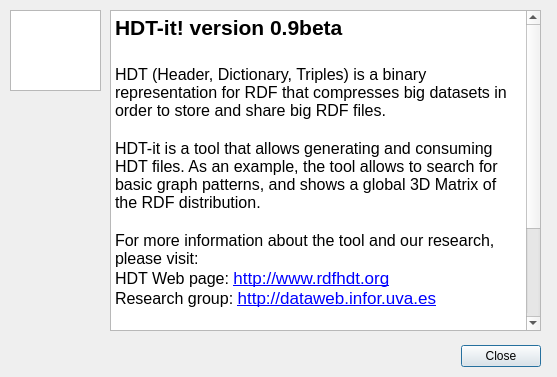
<?xml version="1.0" encoding="UTF-8"?>
<ui version="4.0">
 <class>Abouthdt</class>
 <widget class="QDialog" name="Abouthdt">
  <property name="geometry">
   <rect>
    <x>0</x>
    <y>0</y>
    <width>557</width>
    <height>377</height>
   </rect>
  </property>
  <property name="sizePolicy">
   <sizepolicy hsizetype="Preferred" vsizetype="Preferred">
    <horstretch>0</horstretch>
    <verstretch>0</verstretch>
   </sizepolicy>
  </property>
  <property name="minimumSize">
   <size>
    <width>557</width>
    <height>377</height>
   </size>
  </property>
  <property name="maximumSize">
   <size>
    <width>557</width>
    <height>377</height>
   </size>
  </property>
  <property name="windowTitle">
   <string>About HDT-it!</string>
  </property>
  <widget class="QDialogButtonBox" name="buttonBox">
   <property name="geometry">
    <rect>
     <x>200</x>
     <y>340</y>
     <width>341</width>
     <height>32</height>
    </rect>
   </property>
   <property name="orientation">
    <enum>Qt::Horizontal</enum>
   </property>
   <property name="standardButtons">
    <set>QDialogButtonBox::Close</set>
   </property>
   <property name="centerButtons">
    <bool>false</bool>
   </property>
  </widget>
  <widget class="QGraphicsView" name="graphicsView">
   <property name="geometry">
    <rect>
     <x>10</x>
     <y>10</y>
     <width>91</width>
     <height>81</height>
    </rect>
   </property>
   <property name="sizePolicy">
    <sizepolicy hsizetype="Fixed" vsizetype="Fixed">
     <horstretch>0</horstretch>
     <verstretch>0</verstretch>
    </sizepolicy>
   </property>
   <property name="minimumSize">
    <size>
     <width>91</width>
     <height>81</height>
    </size>
   </property>
   <property name="maximumSize">
    <size>
     <width>91</width>
     <height>81</height>
    </size>
   </property>
   <property name="styleSheet">
    <string notr="true">border-image: url(:/images/logo-hdt.png);
</string>
   </property>
  </widget>
  <widget class="QTextBrowser" name="textBrowser">
   <property name="geometry">
    <rect>
     <x>110</x>
     <y>10</y>
     <width>431</width>
     <height>321</height>
    </rect>
   </property>
   <property name="font">
    <font>
     <pointsize>12</pointsize>
    </font>
   </property>
   <property name="html">
    <string>&lt;!DOCTYPE HTML PUBLIC &quot;-//W3C//DTD HTML 4.0//EN&quot; &quot;http://www.w3.org/TR/REC-html40/strict.dtd&quot;&gt;
&lt;html&gt;&lt;head&gt;&lt;meta name=&quot;qrichtext&quot; content=&quot;1&quot; /&gt;&lt;style type=&quot;text/css&quot;&gt;
p, li { white-space: pre-wrap; }
&lt;/style&gt;&lt;/head&gt;&lt;body style=&quot; font-family:'Lucida Grande'; font-size:12pt; font-weight:400; font-style:normal;&quot;&gt;
&lt;p style=&quot; margin-top:0px; margin-bottom:0px; margin-left:0px; margin-right:0px; -qt-block-indent:0; text-indent:0px;&quot;&gt;&lt;span style=&quot; font-size:16pt; font-weight:600;&quot;&gt;HDT-it! version 0.9beta&lt;/span&gt;&lt;/p&gt;
&lt;p style=&quot;-qt-paragraph-type:empty; margin-top:0px; margin-bottom:0px; margin-left:0px; margin-right:0px; -qt-block-indent:0; text-indent:0px; font-size:16pt; font-weight:600;&quot;&gt;&lt;/p&gt;
&lt;p style=&quot; margin-top:0px; margin-bottom:0px; margin-left:0px; margin-right:0px; -qt-block-indent:0; text-indent:0px;&quot;&gt;HDT (Header, Dictionary, Triples) is a binary representation for RDF that compresses big datasets in order to store and share big RDF files.&lt;/p&gt;
&lt;p style=&quot;-qt-paragraph-type:empty; margin-top:0px; margin-bottom:0px; margin-left:0px; margin-right:0px; -qt-block-indent:0; text-indent:0px;&quot;&gt;&lt;/p&gt;
&lt;p style=&quot; margin-top:0px; margin-bottom:0px; margin-left:0px; margin-right:0px; -qt-block-indent:0; text-indent:0px;&quot;&gt;HDT-it is a tool that allows generating and consuming HDT files. As an example, the tool allows to search for basic graph patterns, and shows a global 3D Matrix of the RDF distribution.&lt;/p&gt;
&lt;p style=&quot;-qt-paragraph-type:empty; margin-top:0px; margin-bottom:0px; margin-left:0px; margin-right:0px; -qt-block-indent:0; text-indent:0px;&quot;&gt;&lt;/p&gt;
&lt;p style=&quot; margin-top:0px; margin-bottom:0px; margin-left:0px; margin-right:0px; -qt-block-indent:0; text-indent:0px;&quot;&gt;For more information about the tool and our research, please visit:&lt;/p&gt;
&lt;p style=&quot; margin-top:0px; margin-bottom:0px; margin-left:0px; margin-right:0px; -qt-block-indent:0; text-indent:0px;&quot;&gt;HDT Web page: &lt;a href=&quot;http://www.rdfhdt.org&quot;&gt;&lt;span style=&quot; font-size:13pt; text-decoration: underline; color:#0000ff;&quot;&gt;http://www.rdfhdt.org&lt;/span&gt;&lt;/a&gt;&lt;/p&gt;
&lt;p style=&quot; margin-top:0px; margin-bottom:0px; margin-left:0px; margin-right:0px; -qt-block-indent:0; text-indent:0px;&quot;&gt;Research group: &lt;a href=&quot;http://dataweb.infor.uva.es&quot;&gt;&lt;span style=&quot; font-size:13pt; text-decoration: underline; color:#0000ff;&quot;&gt;http://dataweb.infor.uva.es&lt;/span&gt;&lt;/a&gt;&lt;/p&gt;
&lt;p style=&quot;-qt-paragraph-type:empty; margin-top:0px; margin-bottom:0px; margin-left:0px; margin-right:0px; -qt-block-indent:0; text-indent:0px;&quot;&gt;&lt;/p&gt;
&lt;p style=&quot; margin-top:0px; margin-bottom:0px; margin-left:0px; margin-right:0px; -qt-block-indent:0; text-indent:0px;&quot;&gt;HDT was possible thanks to:&lt;/p&gt;
&lt;p style=&quot; margin-top:0px; margin-bottom:0px; margin-left:0px; margin-right:0px; -qt-block-indent:0; text-indent:0px;&quot;&gt;Javier D. Fernández García &amp;lt;&lt;a href=&quot;mailto:jfergar@infor.uva.es&quot;&gt;&lt;span style=&quot; text-decoration: underline; color:#0000ff;&quot;&gt;jfergar@infor.uva.es&lt;/span&gt;&lt;/a&gt;&amp;gt;&lt;/p&gt;
&lt;p style=&quot; margin-top:0px; margin-bottom:0px; margin-left:0px; margin-right:0px; -qt-block-indent:0; text-indent:0px;&quot;&gt;Miguel A. Martínez-Prieto &amp;lt;&lt;a href=&quot;mailto:migumar2@infor.uva.es&quot;&gt;&lt;span style=&quot; text-decoration: underline; color:#0000ff;&quot;&gt;migumar2@infor.uva.es&lt;/span&gt;&lt;/a&gt;&amp;gt;&lt;/p&gt;
&lt;p style=&quot; margin-top:0px; margin-bottom:0px; margin-left:0px; margin-right:0px; -qt-block-indent:0; text-indent:0px;&quot;&gt;Mario Arias Gallego &amp;lt;&lt;a href=&quot;mario.arias@deri.org&quot;&gt;&lt;span style=&quot; font-size:13pt; text-decoration: underline; color:#0000ff;&quot;&gt;mario.arias@deri.org&lt;/span&gt;&lt;/a&gt;&amp;gt;&lt;/p&gt;
&lt;p style=&quot; margin-top:0px; margin-bottom:0px; margin-left:0px; margin-right:0px; -qt-block-indent:0; text-indent:0px;&quot;&gt;Claudio Gutierrez &amp;lt;&lt;a href=&quot;mailto:cgutierr@dcc.uchile.cl&quot;&gt;&lt;span style=&quot; font-size:13pt; text-decoration: underline; color:#0000ff;&quot;&gt;cgutierr@dcc.uchile.cl&lt;/span&gt;&lt;/a&gt;&amp;gt;&lt;/p&gt;
&lt;p style=&quot; margin-top:0px; margin-bottom:0px; margin-left:0px; margin-right:0px; -qt-block-indent:0; text-indent:0px;&quot;&gt;Alejandro Andres &amp;lt;&lt;a href=&quot;mailto:fuzzy.alej@gmail.com&quot;&gt;&lt;span style=&quot; font-size:13pt; text-decoration: underline; color:#0000ff;&quot;&gt;fuzzy.alej@gmail.com&lt;/span&gt;&lt;/a&gt;&amp;gt;&lt;/p&gt;
&lt;p style=&quot;-qt-paragraph-type:empty; margin-top:0px; margin-bottom:0px; margin-left:0px; margin-right:0px; -qt-block-indent:0; text-indent:0px;&quot;&gt;&lt;/p&gt;&lt;/body&gt;&lt;/html&gt;</string>
   </property>
   <property name="openExternalLinks">
    <bool>true</bool>
   </property>
  </widget>
 </widget>
 <resources/>
 <connections>
  <connection>
   <sender>buttonBox</sender>
   <signal>accepted()</signal>
   <receiver>Abouthdt</receiver>
   <slot>accept()</slot>
   <hints>
    <hint type="sourcelabel">
     <x>248</x>
     <y>254</y>
    </hint>
    <hint type="destinationlabel">
     <x>157</x>
     <y>274</y>
    </hint>
   </hints>
  </connection>
  <connection>
   <sender>buttonBox</sender>
   <signal>rejected()</signal>
   <receiver>Abouthdt</receiver>
   <slot>reject()</slot>
   <hints>
    <hint type="sourcelabel">
     <x>316</x>
     <y>260</y>
    </hint>
    <hint type="destinationlabel">
     <x>286</x>
     <y>274</y>
    </hint>
   </hints>
  </connection>
 </connections>
</ui>
